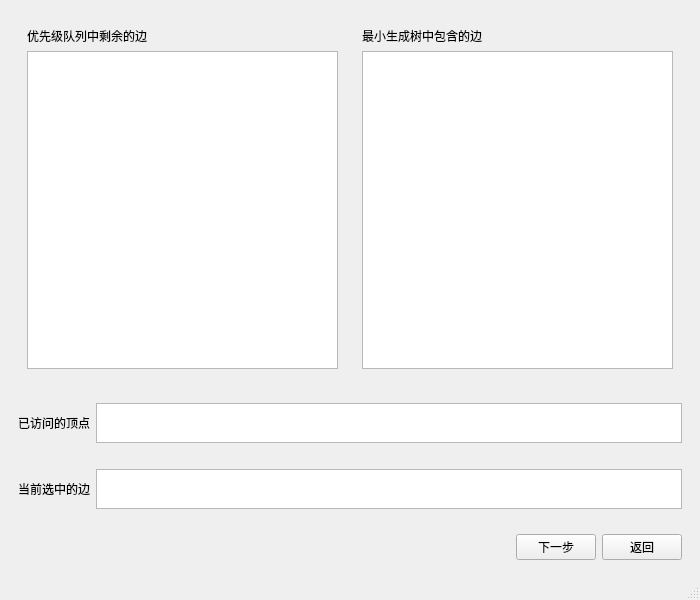
<?xml version="1.0" encoding="UTF-8"?>
<ui version="4.0">
 <class>PrimWindow</class>
 <widget class="QMainWindow" name="PrimWindow">
  <property name="geometry">
   <rect>
    <x>0</x>
    <y>0</y>
    <width>700</width>
    <height>600</height>
   </rect>
  </property>
  <property name="windowTitle">
   <string>MainWindow</string>
  </property>
  <widget class="QWidget" name="centralwidget">
   <layout class="QVBoxLayout" name="verticalLayout_2">
    <item>
     <widget class="QWidget" name="widget_5" native="true">
      <layout class="QHBoxLayout" name="horizontalLayout">
       <item>
        <widget class="QWidget" name="widget" native="true">
         <layout class="QVBoxLayout" name="verticalLayout">
          <item>
           <widget class="QLabel" name="label">
            <property name="text">
             <string>优先级队列中剩余的边</string>
            </property>
           </widget>
          </item>
          <item>
           <widget class="QTextEdit" name="leftEdge">
            <property name="font">
             <font>
              <family>Cascadia Code</family>
              <pointsize>16</pointsize>
             </font>
            </property>
            <property name="readOnly">
             <bool>true</bool>
            </property>
           </widget>
          </item>
         </layout>
        </widget>
       </item>
       <item>
        <widget class="QWidget" name="widget_4" native="true">
         <layout class="QVBoxLayout" name="verticalLayout_3">
          <item>
           <widget class="QLabel" name="label_3">
            <property name="text">
             <string>最小生成树中包含的边</string>
            </property>
           </widget>
          </item>
          <item>
           <widget class="QTextEdit" name="MSTEdge">
            <property name="font">
             <font>
              <family>Cascadia Code</family>
              <pointsize>16</pointsize>
             </font>
            </property>
            <property name="readOnly">
             <bool>true</bool>
            </property>
           </widget>
          </item>
         </layout>
        </widget>
       </item>
      </layout>
     </widget>
    </item>
    <item>
     <widget class="QWidget" name="widget_6" native="true">
      <property name="maximumSize">
       <size>
        <width>16777215</width>
        <height>60</height>
       </size>
      </property>
      <layout class="QHBoxLayout" name="horizontalLayout_4">
       <item>
        <widget class="QLabel" name="label_4">
         <property name="text">
          <string>已访问的顶点</string>
         </property>
        </widget>
       </item>
       <item>
        <widget class="QTextEdit" name="visited">
         <property name="maximumSize">
          <size>
           <width>16777215</width>
           <height>40</height>
          </size>
         </property>
         <property name="font">
          <font>
           <family>Cascadia Code</family>
           <pointsize>16</pointsize>
          </font>
         </property>
         <property name="readOnly">
          <bool>true</bool>
         </property>
        </widget>
       </item>
      </layout>
     </widget>
    </item>
    <item>
     <widget class="QWidget" name="widget_3" native="true">
      <property name="maximumSize">
       <size>
        <width>16777215</width>
        <height>60</height>
       </size>
      </property>
      <layout class="QHBoxLayout" name="horizontalLayout_3">
       <item>
        <widget class="QLabel" name="label_2">
         <property name="text">
          <string>当前选中的边</string>
         </property>
        </widget>
       </item>
       <item>
        <widget class="QTextEdit" name="chosenEdge">
         <property name="maximumSize">
          <size>
           <width>16777215</width>
           <height>40</height>
          </size>
         </property>
         <property name="font">
          <font>
           <family>Cascadia Code</family>
           <pointsize>16</pointsize>
          </font>
         </property>
         <property name="readOnly">
          <bool>true</bool>
         </property>
        </widget>
       </item>
      </layout>
     </widget>
    </item>
    <item>
     <widget class="QWidget" name="widget_2" native="true">
      <layout class="QHBoxLayout" name="horizontalLayout_2">
       <item>
        <spacer name="horizontalSpacer">
         <property name="orientation">
          <enum>Qt::Horizontal</enum>
         </property>
         <property name="sizeHint" stdset="0">
          <size>
           <width>484</width>
           <height>20</height>
          </size>
         </property>
        </spacer>
       </item>
       <item>
        <widget class="QPushButton" name="nextBtn">
         <property name="text">
          <string>下一步</string>
         </property>
        </widget>
       </item>
       <item>
        <widget class="QPushButton" name="backBtn">
         <property name="text">
          <string>返回</string>
         </property>
        </widget>
       </item>
      </layout>
     </widget>
    </item>
   </layout>
  </widget>
  <widget class="QStatusBar" name="statusbar"/>
 </widget>
 <resources/>
 <connections/>
</ui>
